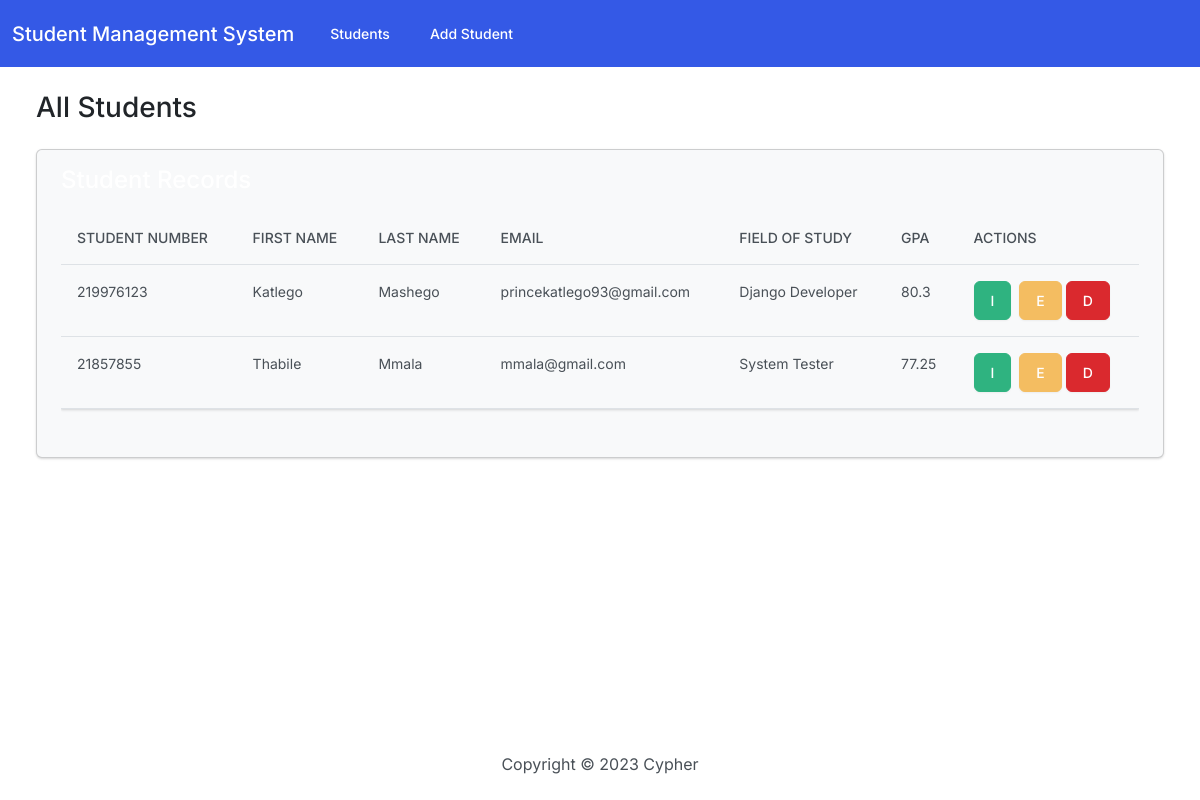
The page / on the database its author committed.
### students/models.py (models this page shows, shortened)
class Student(models.Model):
    student_number = models.PositiveIntegerField()
    first_name = models.CharField(max_length=50)
    last_name = models.CharField(max_length=50)
    email = models.EmailField(max_length=100)
    field_of_study =models.CharField(max_length=50)
    gpa = models.FloatField()

### students/views.py (the view)
# urls.py: path('', views.index, name='index'),
def index(request):
    return render(request, 'students/index.html',{
        'students': Student.objects.all()
    })

### students/templates/students/index.html (shortened to what this page needs)
{% extends "students/base.html" %}
{% block body %}
<h3 class="m-4">All Students</h3>
<div class="row">
    <div class="col-12">
        {% if students %}
        <div class="card text-white bg-light ms-4 me-4 mb-4">
            <div class="card-body">
              <h4 class="card-title">Student Records</h4>
              <p class="card-text">
                <div class="table-responsive">
                    <table class="table table-hover">
                        <thead>
                          <tr>
                            <th scope="col">Student Number</th>
                            <th scope="col">First Name</th>
                            <th scope="col">Last Name</th>
                            <th scope="col">Email</th>
                            <th scope="col">Field of Study</th>
                            <th scope="col">GPA</th>
                            <th scope="col">Actions</th>
                          </tr>
                        </thead>
                        <tbody>
                          {% for student in students %}
                           <tr>
                            <td>{{ student.student_number }}</td>
                            <td>{{ student.first_name }}</td>
                            <td>{{ student.last_name }}</td>
                            <td>{{ student.email }}</td>
                            <td>{{ student.field_of_study }}</td>
                            <td>{{ student.gpa }}</td>
                            <td>
                                <button class="btn btn-success me-1" type="button" href="{% url 'view_student' student.id %}" data-bs-toggle="modal" data-bs-target="#myModal{{ student.id }}">I</button>
                                <a href="{% url 'edit' student.id %}" me-1 class="btn btn-warning">E</a>
                                <a href="{% url 'delete' student.id %}" data-bs-toggle="modal" data-bs-target="#delete{{student.id}}" me-1 class="btn btn-danger">D</a>
                            </td>
                           </tr>
                          {% endfor %}
                        </tbody>
                      </table>
                </div>
              </p>
            </div>
        </div>
        {% else %}
           <h5 class="alert alert-primary ms-4 me-4 mb-4">No Student records</h5>
        {% endif %}
    </div>
</div>
{% endblock %}

### rows shown on the page
Student: student_number "219976123", first_name "Katlego", last_name "Mashego", email "princekatlego93@gmail.com", field_of_study "Django Developer", gpa "80.3"
Student: student_number "21857855", first_name "Thabile", last_name "Mmala", email "mmala@gmail.com", field_of_study "System Tester", gpa "77.25"
